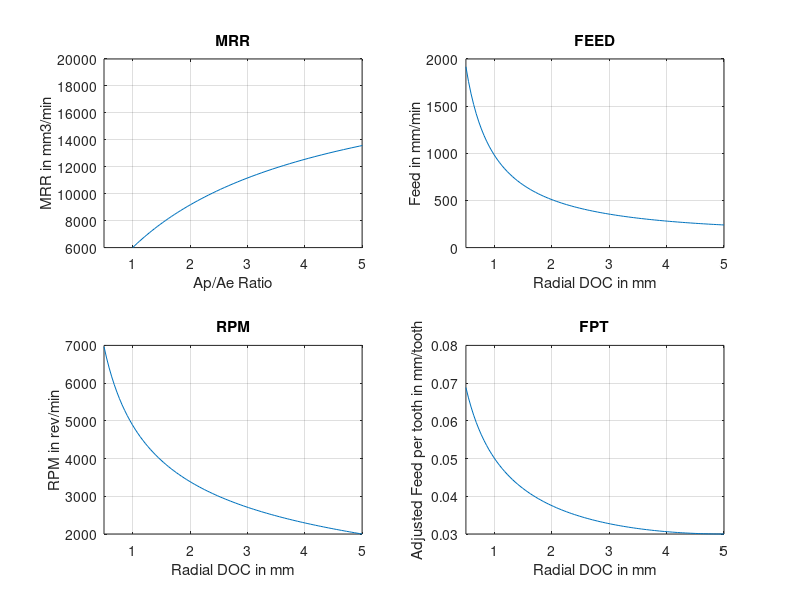
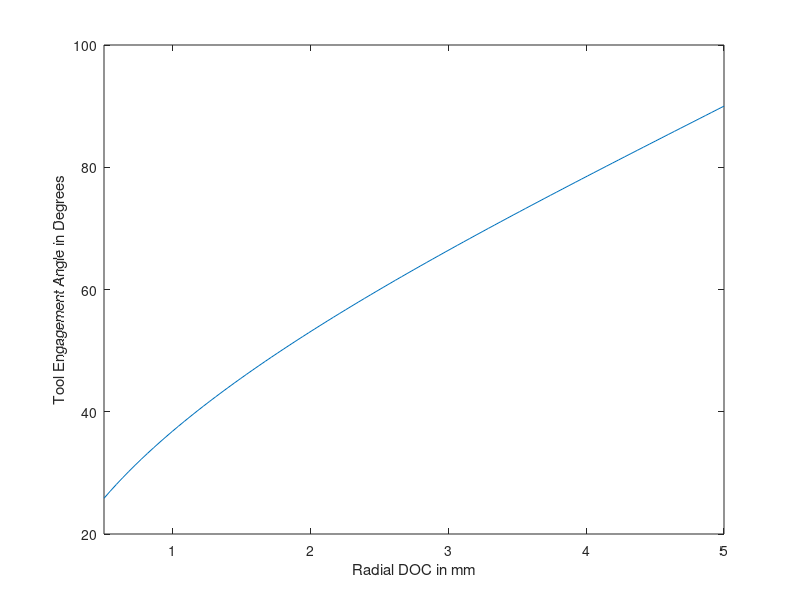
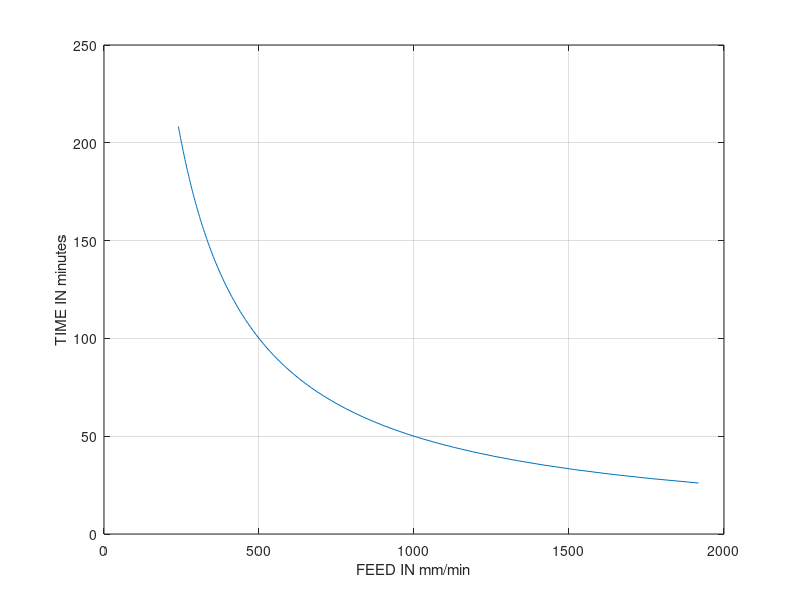

The MATLAB source for these figures, in order:
clc
clear all
close all

d = 10 ;
ae = [0.5:4.5./100:5]
ap = [20:-15./100:5]
hm = 0.03;
rpm = 2000;
z=4;
L = 50000; %in mm
F = 2500;

%INITIAL CONDITION

ft_adj = (hm.*(d./2))./(sqrt(d.*ae - (ae.^2)))
rpm_adj = (0.7854./asin(sqrt(ae./d))).*rpm  #1
vc_adj = (pi.*d.*(rpm_adj))
tea = 2.*asind(sqrt(ae./d))
feed_adj = ft_adj.*rpm_adj.*z  #2
mrr_adj = ((ae.*ap.*feed_adj))  #3
Ft = 0.0310 .* (ft_adj.*ae).*((z.*tea)./360); #4

subplot(2,2,1)
plot(ap./ae,mrr_adj)
title('MRR')
xlabel('Ap/Ae Ratio')
ylabel('MRR in mm3/min')
xlim([0.5,5])
grid on

subplot(2,2,2)
plot(ae, feed_adj)
title('FEED')
xlabel('Radial DOC in mm')
ylabel('Feed in mm/min')
xlim([0.5,5])
grid on

subplot(2,2,3)
plot(ae, rpm_adj)
title('RPM')
xlabel('Radial DOC in mm')
ylabel('RPM in rev/min')
xlim([0.5,5])
grid on

subplot(2,2,4)
plot(ae, ft_adj)
xlabel('Radial DOC in mm')
ylabel('Adjusted Feed per tooth in mm/tooth')
title('FPT')
xlim([0.5,5])
grid on

figure(2)
plot(ae, tea)
xlabel('Radial DOC in mm')
ylabel('Tool Engagement Angle in Degrees')
xlim([0.5,5])

figure(3)
t=L./feed_adj;
plot(feed_adj,t)
xlabel('FEED IN mm/min')
ylabel('TIME IN minutes')
grid on




















